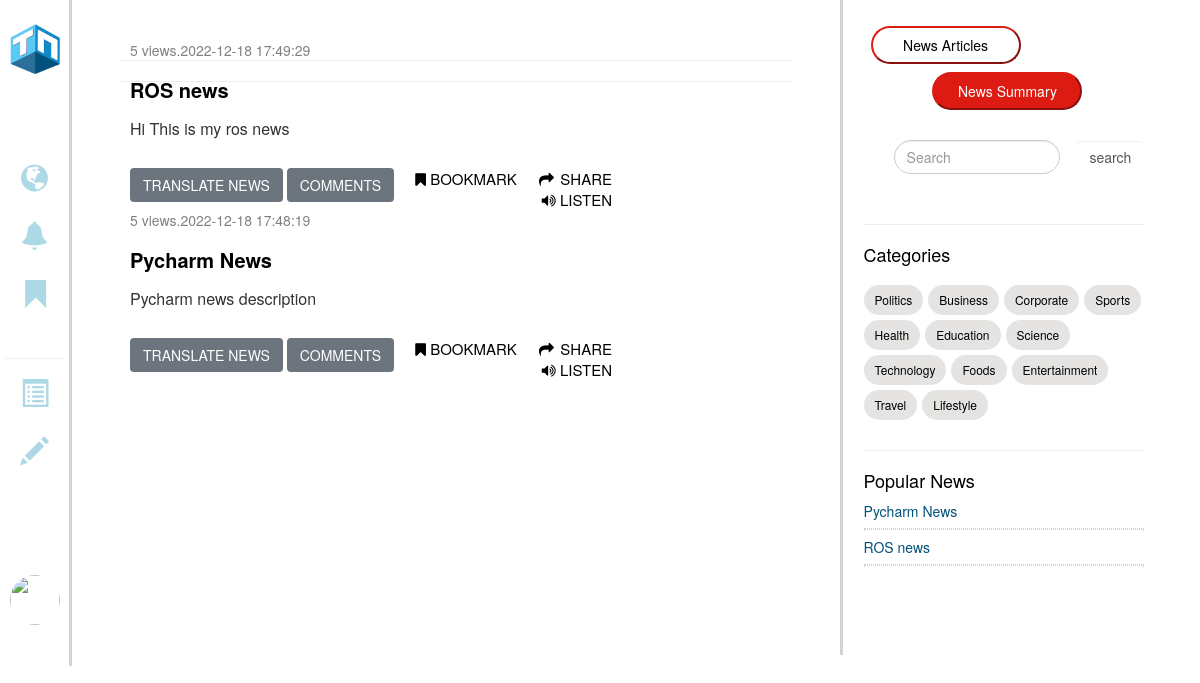
/generalistNews (signed in), run on the app's committed database.
### models.py (models this page shows)
class News(db.Model):
    id = Column(Integer, primary_key = True)
    post_id = Column(Integer, ForeignKey('posts.id'), nullable=False)
    title = Column(String, nullable=False)
    category_id = Column(Integer, ForeignKey('categories.id'), nullable=False)
    image = Column(BLOB, nullable=False)
    mimetype = Column(String, nullable=False)
    views = Column(Integer, nullable=False)
    published = Column(Boolean, nullable = False)
    commented_news = db.relationship('Comments', backref = backref('commented_news'), cascade = 'all, delete')

class Posts(db.Model):
    id = Column(Integer, primary_key = True)
    poster_id = Column(Integer, ForeignKey('users.id'), nullable=False)
    type_id = Column(Integer, ForeignKey('types.id'), nullable=False)
    description = Column(String, nullable=False)
    created_at = Column(DateTime, server_default = func.now(), nullable=False)
    updated_at = Column(DateTime, server_default = func.now(), server_onupdate = func.now(), nullable=False)
    article = db.relationship('News', backref=backref('article'), cascade = 'all, delete')
    post = db.relationship('Reports', backref=backref('post'), cascade = 'all, delete')
    comment_post = db.relationship('Comments', backref=backref('comment_post'), cascade = 'all, delete')

### app.py (the view)
@app.route("/generalistNews", methods = ['GET', 'POST'])
@login_required
def generalist_news():
    report_form = ReportForm()
    reply_form = ReplyForm()
    search_form = Search()
    if search_form.validate_on_submit():
        searched = request.form['search']
        news = News.query.filter(News.title.like('%' + searched + '%', News.published == True))
    else:
        news = News.query.filter_by(published = True).order_by(News.id.desc()).all()
    comments = Comments.query.order_by(Comments.id.desc()).all()
    replys = []
    for comment in comments:
        reply = Comments.query.filter_by(news_id = comment.id).all()
        for data in reply:
            replys.append(data)
    print(replys)
    popular_news = News.query.filter(News.published == True).order_by(News.views.desc()).all()
    return render_template("GeneralistNews.html", news_list=news, comments = comments, report_form = report_form, search_form = search_form, popular_news = popular_news, reply_form = reply_form, replys = replys )

### webforms.py
class ReportForm(FlaskForm):
    reason = TextAreaField('Enter Reason', validators=[DataRequired()])
    submit = SubmitField('Submit')

class ReplyForm(FlaskForm):
    description = TextAreaField('description', validators=[DataRequired()])
    submit = SubmitField('Submit')

### app.py (called while the page is built)
@login_manager.user_loader
def load_user(user_id):
    return Users.query.get(int(user_id))

### templates/GeneralistNews.html (shortened to what this page needs)
{% extends 'base.html' %}
{% block main %}
<section class="GContent">
  {% include 'left_user_menu.html' %}
  <div class="G1">
    <br /><br />
    {% for news in news_list %}
    <div class="Gformat">
      <a class="time" href="">{{news.views}} views.{{ news.article.created_at }}</a>
      <a href="{{ url_for('summary_view', news_id=news.id) }}" id="{{news.id}}">
        <h2>{{ news.title }}</h2>
      </a>
      <h4>{{ news.article.description }}</h4>
      <div class="mediabuttons">
        <div class="flex">
          <button class="btn btn-secondary" onclick="myFunction()">
            TRANSLATE NEWS
          </button>
          <button class="btn btn-secondary" onclick="hiFunction('ComDIV_{{ news.id }}')">
            COMMENTS
          </button>
        </div>
        <a class="active" data-toggle="dropdown" href="#"><i class="fa fa-fw fa-share"></i>&nbsp;SHARE</a>
        <a href="{{url_for('bookmark',news_id = news.id)}}"><i class="fa fa-bookmark"
            aria-hidden="true"></i>&nbsp;BOOKMARK</a>
        <a class="active" href="#"><i class="fa fa-volume-up" aria-hidden="true"></i>&nbsp;LISTEN</a>
      </div>
    </div>
    <hr />
    {% endfor %}
  </div>
  {% include 'right_popular_news.html'%}
</section>
{% endblock %}

### templates/right_popular_news.html
<div class="S2" style="width: 30%; padding: 0 3px">
  <div class="S21" style="width: 90%; padding: 5%">
    <a href="{{ url_for('generalist_news') }}"><button class="buttonN1">News Articles</button></a>
    <a href="{{ url_for('news_summary') }}"><button class="buttonA1">News Summary</button></a>
    <form action="{{ url_for('generalist_news') }}" , method="post">
      {% if search_form %}
      <div class="form-group d-flex align-items-center">
        {{ search_form.search(class = "w-100 my-5 form-control mx-5 rounded-pill", placeholder= search_form.search.label.text) }}
        {{ search_form.submit(class = "btn btn-secondary form-control h-25 w-25 align-self-center") }}
      </div>
      {% endif %}
    </form>
    <hr />
    <div class="pb-3">
      <div class="mb-3">
        <h4>Categories</h4>
      </div>
      <div class="d-flex flex-wrap m-n1">
        <a href="" class="btn btn-sm btn-outline-secondary m-1">Politics</a>
        <a href="" class="btn btn-sm btn-outline-secondary m-1">Business</a>
        <a href="" class="btn btn-sm btn-outline-secondary m-1">Corporate</a>
        <a href="" class="btn btn-sm btn-outline-secondary m-1">Sports</a>
        <a href="" class="btn btn-sm btn-outline-secondary m-1">Health</a>
        <a href="" class="btn btn-sm btn-outline-secondary m-1">Education</a>
        <a href="" class="btn btn-sm btn-outline-secondary m-1">Science</a>
        <a href="" class="btn btn-sm btn-outline-secondary m-1">Technology</a>
        <a href="" class="btn btn-sm btn-outline-secondary m-1">Foods</a>
        <a href="" class="btn btn-sm btn-outline-secondary m-1">Entertainment</a>
        <a href="" class="btn btn-sm btn-outline-secondary m-1">Travel</a>
        <a href="" class="btn btn-sm btn-outline-secondary m-1">Lifestyle</a>
      </div>
    </div>
    <hr />
    <div class="popular">
      <div class="mb-3">
        <h4>Popular News</h4>
      </div>
      <div style="color: black; text-align: left; margin-bottom: 12px">
        {% if popular_news %}
        {% for news in popular_news %}
        <a href="{{ url_for('summary_view', news_id=news.id) }}">{{ news.title }}</a>
        <hr style="
              border: 0.1px dotted;
              margin-top: 7px;
              margin-bottom: 7px;
              color: lightgray;
            " />
        {% endfor %}
        {% endif%}
      </div>
    </div>
  </div>
  <br /><br /><br />
</div>

### static/style.css (style rules this page uses)
body { margin: 0; padding: 0; font-family: Arial, Helvetica, sans-serif; }
.mediabuttons { padding-right: 12px; width: 100%; padding-top: 20px; }
.mediabuttons a { float: right; text-decoration: none; font-size: 15px; color: black; margin-left: 20px; }
.form-control { width: 100%; margin-left: -5%; }
.GContent .G1 { float: left; margin-left: 6%; padding: 0 4%; width: 64%; }
.Gformat { float: left; width: 75%; padding-left: 10px; }
.time { color: gray; }
.Gformat h2 { margin-top: 19px; font-size: 20px; font-weight: bold; color: black; margin-right: 6px; }
.Gformat h4 { margin-top: 19px; font-size: 16px; }
.pb-3 h4 { color: black; text-align: left; margin-top: 7%; margin-bottom: 7%; }
.pb-3 a { background-color: #E5E4E2; border-radius: 50px; margin-left: 6px; margin-bottom: 6px; color: black; text-align: left; }
.popular h4 { color: black; text-align: left; margin-top: 2%; margin-bottom: 3%; }
.popular div a { margin-bottom: 2px; color: black; text-align: left; color: gray; }
.GContent .S2 { width: 30%; margin-left: 70%; padding: 0 5px; text-align: center; position: fixed; color: lightgray; border-left-style: solid; }
.S2 { padding: 0 3px; }
.buttonN1 { background-color: white; color: black; border-radius: 50px; border-color: #DC1C13; width: 150px; padding: 7px 2px; font-style: bold; margin-top: 3%; margin-left: 2.5%; float: left; }
.buttonA1 { background-color: #DC1C13; color: white; border-radius: 50px; border-color: #DC1C13; width: 150px; padding: 7px 2px; font-style: bold; margin-top: 3%; margin-left: 2.5%; }
.popular div a { margin-bottom: 2px; color: black; text-align: left; color: #00517C; }
.flex { -webkit-box-flex: 1; -ms-flex: 1 1 auto; flex: 1 1 auto; float: left; }

### data on the page
News: views "5", article.created_at "2022-12-18 17:49:29", title "ROS news", article.description "Hi This is my ros news"
News: views "5", article.created_at "2022-12-18 17:48:19", title "Pycharm News", article.description "Pycharm news description"
